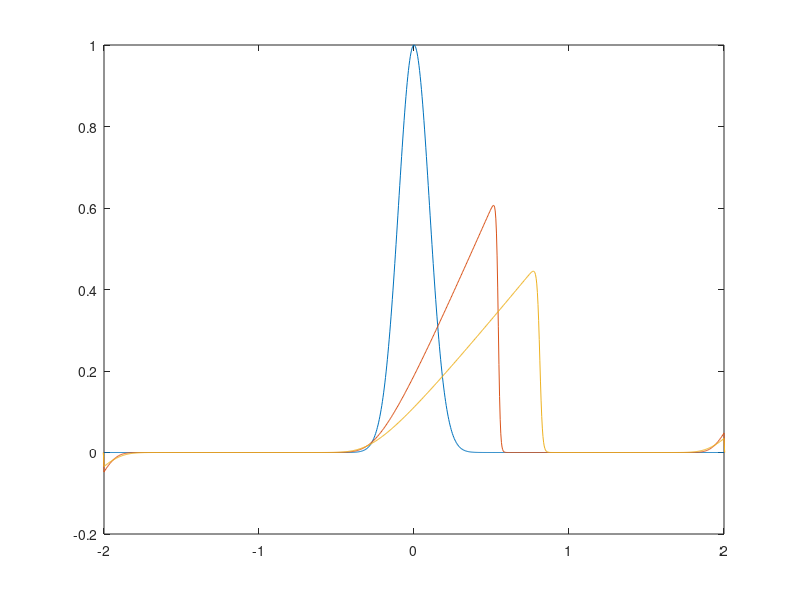

MATLAB code for this plot:
%%%%%%%%%%%%%
%%%
%%%   solution to Burger's equation from Hopf-Cole transformation
%%%
%%%   dF/dt + d(F^2/2)/dx = K*d2F/dx2
%%%
%%%%%%%%%%%%%
clear all;


%%%   set grid and initial profile
%
K = 0.002;
nx = 1000;
Xmin = -2.0;
Xmax = 2.0;
dx = (Xmax-Xmin)/nx;
x = Xmin-dx:dx:Xmax+dx;
a = 1;
b = 0.0;
c = 0.1;
xshift = (x-b)/c;
F0 = a*exp(-xshift.^2/2);


%%%   set time domain
%
time = 0:0.02:2.0;


%%%   initialize solution matrix and BC's
%
F = zeros(length(x),length(time));
F(:,1) = F0;
F(1,:) = F0(1);
F(end,:) = F0(end);


%%%   create integral vector of initial profile
%
arg2 = zeros(size(x));
[~,i0] = min(abs(x-0));
arg2(i0:end) = cumtrapz(x(i0:end),F0(i0:end));
for i=1:i0-1
    arg2(i) = -arg2(end+1-i);
end


%%%   loop over time
%
exparg = zeros(size(x));
lnFunc = zeros(size(F));
for n=2:length(time)
    for i=1:length(x)
        exparg = -(x(i)-x).^2/(4*K*time(n))-1/(2*K)*arg2;
        arg3=trapz(x,exp(exparg));
        lnFunc(i,n) = log(arg3/sqrt(4*pi*K*time(n)));
    end  
end


for n=2:length(time)
    for i=2:length(x)-1
        F(i,n) = -2*K*(lnFunc(i+1,n)-lnFunc(i-1,n))/2/dx;
    end  
end


%%%   plot solution
%
f1=figure(1);
plot(x,F(:,1));
hold on; plot(x,F(:,round(end/2)));
hold on; plot(x,F(:,end));
xlim([Xmin Xmax]);



